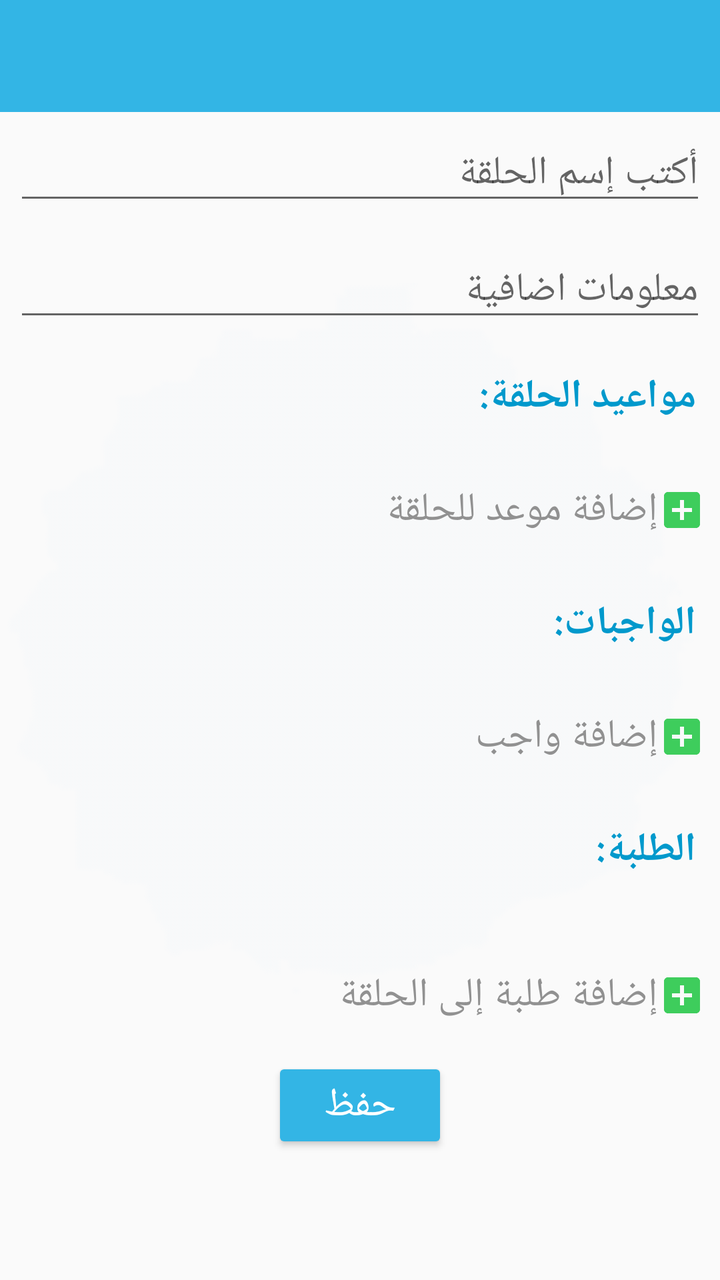
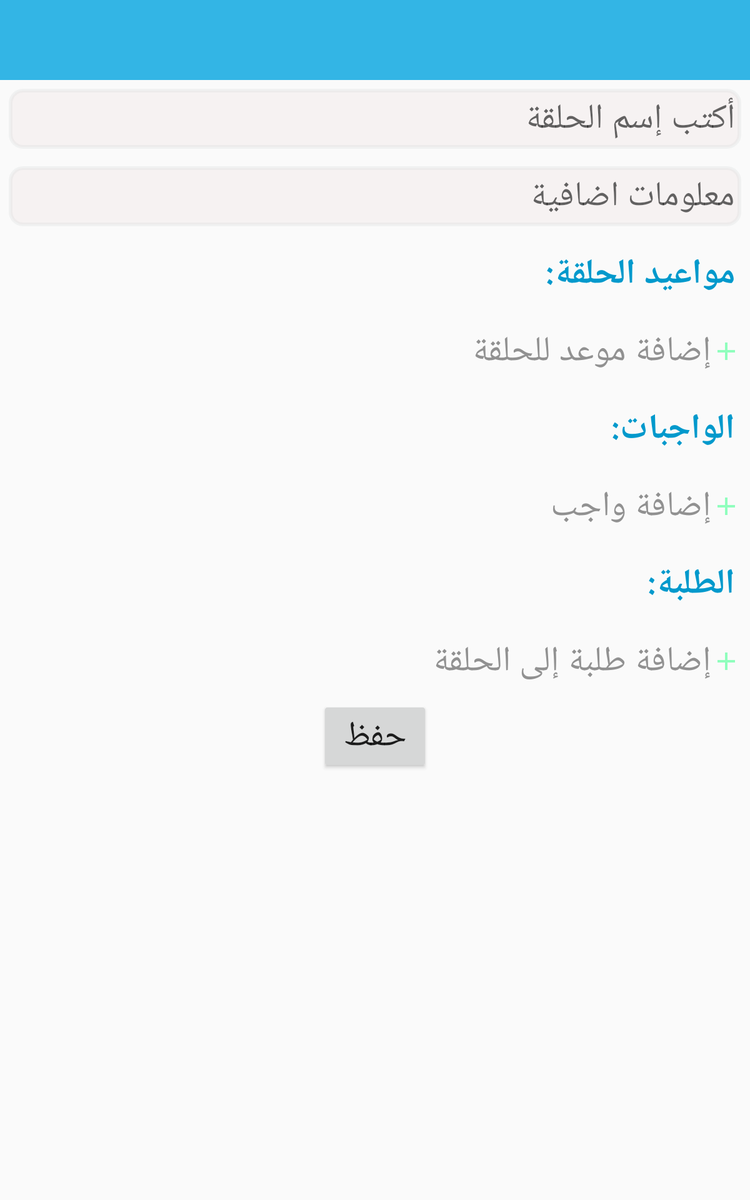

Compare how this app lays out the same screen by default and in its alternative resource folder. The renders come first, then the two layout files and the values they reference.
<!-- AndroidManifest.xml: application theme AppTheme -->
<!-- res/layout/activity_halaqa.xml -->
<?xml version="1.0" encoding="utf-8"?>

<FrameLayout xmlns:app="http://schemas.android.com/apk/res-auto"
    android:layout_height="match_parent"
    android:layout_width="match_parent"
    xmlns:android="http://schemas.android.com/apk/res/android">

    <ImageView
        android:alpha="0.1"
        android:src="@drawable/quran_bg_150"
        android:layout_width="match_parent"
        android:layout_height="match_parent"
        android:contentDescription="@string/background"
        app:tint="@color/my_light_blue" />


    <ScrollView
    tools:context=".halaqa.HalaqaActivity"
        xmlns:tools="http://schemas.android.com/tools"
    android:layout_width="match_parent" android:layout_height="match_parent">

    <FrameLayout
        android:layout_width="match_parent"
        android:layout_height="wrap_content">

        <ProgressBar
            android:visibility="gone"
            android:id="@+id/halaqaActionProgressBar"
            android:layout_gravity="center"
            android:layout_width="wrap_content"
            android:layout_height="wrap_content"/>

            <LinearLayout
                android:layout_width="match_parent"
                android:layout_height="wrap_content"
                android:orientation="vertical"
                android:layoutDirection="rtl">

                <androidx.appcompat.widget.Toolbar
                    android:id="@+id/mainToolbar"
                    android:theme="@style/toolbar_style"
                    android:background="@android:color/holo_blue_light"
                    android:layout_width="match_parent"
                    android:layout_height="wrap_content"
                    app:titleTextColor="@android:color/white"
                    android:minHeight="?attr/actionBarSize" />

                <EditText
                    android:id="@+id/halaqaNameEditText"
                    android:layout_width="match_parent"
                    android:layout_height="wrap_content"
                    android:layout_margin="7dp"
                    android:ems="10"
                    android:hint="@string/write_halaqa_name"
                    android:inputType="text"
                    android:singleLine="true"
                    android:importantForAutofill="no"/>


                <EditText
                    android:id="@+id/halaqaInfo"
                    android:layout_width="match_parent"
                    android:layout_height="wrap_content"
                    android:layout_margin="7dp"
                    android:ems="10"
                    android:hint="@string/moreInfo"
                    android:inputType="textMultiLine"

                    android:importantForAutofill="no"/>

                <TextView
                    android:layout_width="match_parent"
                    android:layout_height="wrap_content"
                    android:layout_margin="7dp"
                    android:padding="5dp"
                    android:text="@string/halaqa_dates_text"
                    android:textColor="@android:color/holo_blue_dark"
                    android:textStyle="bold" />

                <LinearLayout
                    android:orientation="vertical"
                    android:id="@+id/halaqa_dates_holder"
                    android:layout_width="match_parent"
                    android:layout_height="wrap_content"/>

                <Button
                    android:id="@+id/add_halaqa_date"
                    android:layout_width="wrap_content"
                    android:layout_height="wrap_content"
                    android:layout_margin="7dp"
                    android:background="@android:color/transparent"
                    android:drawableStart="@drawable/add_box_icon_green_24x24"
                    android:text="@string/add_halaqa_date"
                    android:textAlignment="viewStart"
                    android:textColor="#919191" />

                <TextView
                    android:layout_width="match_parent"
                    android:layout_height="wrap_content"
                    android:layout_margin="7dp"
                    android:padding="5dp"
                    android:text="@string/alwagebat_text"
                    android:textColor="@android:color/holo_blue_dark"
                    android:textStyle="bold" />

                <LinearLayout
                    android:orientation="vertical"
                    android:id="@+id/halaqa_home_works_holder"
                    android:layout_width="match_parent"
                    android:layout_height="wrap_content"/>

                <Button
                    android:id="@+id/add_halaqa_homework"
                    android:layout_width="wrap_content"
                    android:layout_height="wrap_content"
                    android:layout_margin="7dp"
                    android:background="@android:color/transparent"
                    android:drawableStart="@drawable/add_box_icon_green_24x24"
                    android:text="@string/add_hw"
                    android:textAlignment="viewStart"
                    android:textColor="#919191" />

                <TextView
                    android:layout_width="match_parent"
                    android:layout_height="wrap_content"
                    android:layout_margin="7dp"
                    android:padding="5dp"
                    android:text="@string/students"
                    android:textColor="@android:color/holo_blue_dark"

                    android:textStyle="bold" />


                <FrameLayout
                    android:layout_margin="8dp"
                    android:orientation="vertical"
                    android:id="@+id/studentsHolder"
                    android:layout_width="match_parent"
                    android:layout_height="wrap_content"/>

                <Button
                    android:id="@+id/add_halaqa_students"
                    android:layout_width="wrap_content"
                    android:layout_height="wrap_content"
                    android:layout_margin="7dp"
                    android:background="@android:color/transparent"
                    android:drawableStart="@drawable/add_box_icon_green_24x24"
                    android:text="@string/add_students_to_halaqa"
                    android:textAlignment="viewStart"
                    android:textColor="#919191" />


                <Button
                    android:id="@+id/saveButton"
                    android:layout_width="wrap_content"
                    android:layout_height="wrap_content"
                    android:layout_gravity="center_horizontal"
                    android:text="@string/save" />

            </LinearLayout>

        </FrameLayout>
    </ScrollView>
</FrameLayout>
<!-- resources referenced by this layout -->
<resources>
  <color name="my_light_blue">#1C2196F3</color>
  <!-- drawable add_box_icon_green_24x24 (drawable) -->
  <vector android:height="24dp" android:tint="#3ECD5C"
      android:viewportHeight="24" android:viewportWidth="24"
      android:width="24dp" xmlns:android="http://schemas.android.com/apk/res/android">
      <path android:fillColor="@android:color/white" android:pathData="M19,3L5,3c-1.11,0 -2,0.9 -2,2v14c0,1.1 0.89,2 2,2h14c1.1,0 2,-0.9 2,-2L21,5c0,-1.1 -0.9,-2 -2,-2zM17,13h-4v4h-2v-4L7,13v-2h4L11,7h2v4h4v2z"/>
  </vector>
  <!-- drawable quran_bg_150: png bitmap (drawable, 13324 bytes) -->
  <string name="add_halaqa_date">إضافة موعد للحلقة</string>
  <string name="add_hw">إضافة واجب</string>
  <string name="add_students_to_halaqa">إضافة طلبة إلى الحلقة</string>
  <string name="alwagebat_text">الواجبات:</string>
  <string name="background">background</string>
  <string name="halaqa_dates_text">مواعيد الحلقة:</string>
  <string name="moreInfo">معلومات اضافية</string>
  <string name="save">حفظ</string>
  <string name="students">الطلبة:</string>
  <string name="write_halaqa_name">أكتب إسم الحلقة</string>
  <style name="AppTheme" parent="Theme.AppCompat.Light.NoActionBar">
          <item name="buttonStyle">@style/Widget.AppCompat.Button.Colored</item>
          <item name="colorAccent">@android:color/holo_blue_light</item>
          <item name="colorPrimary">@android:color/holo_green_light</item>
          <item name="titleTextColor">@android:color/black</item>
          <item name="android:textSize">20sp</item>
      </style>
</resources>
<!-- res/layout-sw600dp/activity_halaqa.xml (the repository's variant of the layout above) -->
<!-- drawn on a 7-inch tablet held upright -->
<?xml version="1.0" encoding="utf-8"?>
<ScrollView
    tools:context=".secondary_activities.HalaqaActivity"
    xmlns:app="http://schemas.android.com/apk/res-auto"
    xmlns:android="http://schemas.android.com/apk/res/android"
    xmlns:tools="http://schemas.android.com/tools"
    android:layout_width="match_parent" android:layout_height="match_parent">

    <FrameLayout
        android:layout_width="match_parent"
        android:layout_height="wrap_content">

        <ProgressBar
            android:visibility="gone"
            android:id="@+id/halaqaActionProgressBar"
            android:layout_gravity="center"
            android:layout_width="wrap_content"
            android:layout_height="wrap_content"/>

        <LinearLayout
            android:layout_width="match_parent"
            android:layout_height="wrap_content"
            android:orientation="vertical"
            android:layoutDirection="rtl">

            <androidx.appcompat.widget.Toolbar
                app:titleTextAppearance="@style/Toolbar.TitleText"
                android:id="@+id/mainToolbar"
                android:theme="@style/toolbar_style"
                android:background="@android:color/holo_blue_light"
                android:layout_width="match_parent"
                android:layout_height="wrap_content"
                app:titleTextColor="@android:color/white"
                android:minHeight="?attr/actionBarSize" />


            <EditText
                android:textSize="28sp"
                android:padding="5dp"
                android:background="@drawable/bg1"
                android:id="@+id/halaqaNameEditText"
                android:layout_width="match_parent"
                android:layout_height="wrap_content"
                android:layout_margin="7dp"
                android:ems="10"
                android:hint="@string/write_halaqa_name"
                android:importantForAutofill="no"
                android:inputType="text"
                android:singleLine="true" />

            <EditText

                android:textSize="28sp"
                android:padding="5dp"
                android:background="@drawable/bg1"
                android:id="@+id/halaqaInfo"
                android:layout_width="match_parent"
                android:layout_height="wrap_content"
                android:layout_margin="7dp"
                android:ems="10"
                android:hint="@string/moreInfo"
                android:inputType="textMultiLine"

                android:importantForAutofill="no"/>

            <TextView
                android:layout_width="match_parent"
                android:layout_height="wrap_content"
                android:layout_margin="7dp"
                android:padding="5dp"
                android:text="@string/halaqa_dates_text"
                android:textColor="@android:color/holo_blue_dark"
                android:textSize="28sp"
                android:textStyle="bold" />

            <LinearLayout
                android:orientation="vertical"
                android:id="@+id/halaqa_dates_holder"
                android:layout_width="match_parent"
                android:layout_height="wrap_content"/>

            <Button
                android:textSize="28sp"
                android:id="@+id/add_halaqa_date"
                android:layout_width="wrap_content"
                android:layout_height="wrap_content"
                android:layout_margin="7dp"
                android:background="@android:color/transparent"
                android:drawableStart="@drawable/green_add_24"
                android:text="@string/add_halaqa_date"
                android:textAlignment="viewStart"
                android:textColor="#919191" />

            <TextView
                android:id="@+id/textView"
                android:layout_width="match_parent"
                android:layout_height="wrap_content"
                android:layout_margin="7dp"
                android:padding="5dp"
                android:text="@string/alwagebat_text"
                android:textColor="@android:color/holo_blue_dark"
                android:textSize="28sp"
                android:textStyle="bold" />

            <LinearLayout
                android:orientation="vertical"
                android:id="@+id/halaqa_home_works_holder"
                android:layout_width="match_parent"
                android:layout_height="wrap_content"/>

            <Button
                android:textSize="28sp"
                android:id="@+id/add_halaqa_homework"
                android:layout_width="wrap_content"
                android:layout_height="wrap_content"
                android:layout_margin="7dp"
                android:background="@android:color/transparent"
                android:drawableStart="@drawable/green_add_24"
                android:text="@string/add_hw"
                android:textAlignment="viewStart"
                android:textColor="#919191" />

            <TextView
                android:id="@+id/studentsViewOfHalaqa"
                android:layout_width="match_parent"
                android:layout_height="wrap_content"
                android:layout_margin="7dp"
                android:padding="5dp"
                android:text="@string/students"
                android:textColor="@android:color/holo_blue_dark"
                android:textSize="28sp"
                android:textStyle="bold" />


            <FrameLayout
                android:orientation="vertical"
                android:id="@+id/studentsHolder"
                android:layout_width="match_parent"
                android:layout_height="wrap_content"/>

            <Button
                android:textSize="28sp"
                android:id="@+id/add_halaqa_students"
                android:layout_width="wrap_content"
                android:layout_height="wrap_content"
                android:layout_margin="7dp"
                android:background="@android:color/transparent"
                android:drawableStart="@drawable/green_add_24"
                android:text="@string/add_students_to_halaqa"
                android:textAlignment="viewStart"
                android:textColor="#919191" />


            <Button
                android:textSize="28sp"
                android:id="@+id/saveButton"
                android:layout_width="wrap_content"
                android:layout_height="wrap_content"
                android:layout_gravity="center_horizontal"
                android:text="@string/save" />

        </LinearLayout>

    </FrameLayout>
</ScrollView>
<!-- resources referenced by the variant -->
<!-- as a 7-inch tablet held upright resolves them -->
<resources>
  <!-- drawable bg1 (drawable) -->
  <?xml version="1.0" encoding="utf-8"?>
  <shape xmlns:android="http://schemas.android.com/apk/res/android">
      <solid android:color="#B2F5F0F0"/>
      <stroke android:width="3dp" android:color="#32C5CBCC" />
      <corners android:radius="10dp"/>
      <padding android:left="0dp" android:top="0dp" android:right="0dp" android:bottom="0dp" />
  </shape>
  <!-- drawable green_add_24: png bitmap (drawable, 1097 bytes) -->
  <string name="add_halaqa_date">إضافة موعد للحلقة</string>
  <string name="add_hw">إضافة واجب</string>
  <string name="add_students_to_halaqa">إضافة طلبة إلى الحلقة</string>
  <string name="alwagebat_text">الواجبات:</string>
  <string name="halaqa_dates_text">مواعيد الحلقة:</string>
  <string name="moreInfo">معلومات اضافية</string>
  <string name="save">حفظ</string>
  <string name="students">الطلبة:</string>
  <string name="write_halaqa_name">أكتب إسم الحلقة</string>
  <!-- from res/values-sw600dp/ -->
  <style name="AppTheme" parent="Theme.AppCompat.Light.NoActionBar">
  
          <item name="android:textSize">30sp</item>
  
  
      </style>
</resources>
